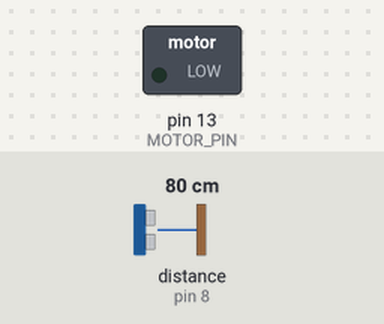
The sketch below on a simulated Arduino Uno, built with avr-gcc and run on an emulated ATmega328P. On the bench: switched loads named in the sketch (green lamp = pin HIGH). Wiring (inferred from the names in the program): ultrasonic range finder: trigger pin 9; echo pin 8. The test bench sets the inputs (shaded band); at power-on: distance to the obstacle (sensor on pin 8) 80 cm. The echo pulse lasts 58.3 µs per cm; pins used as bus, display or sensor lines are not drawn.

Above: at 1.2 s.
1.3 s: distance to the obstacle (sensor on pin 8) set to 23 cm
2.8 s: distance to the obstacle (sensor on pin 8) set to 18 cm
At 3.5 s:
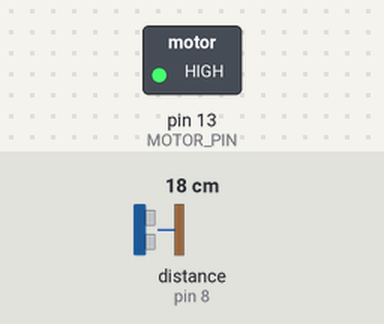
4.3 s: distance to the obstacle (sensor on pin 8) set to 35 cm
At 5.4 s:
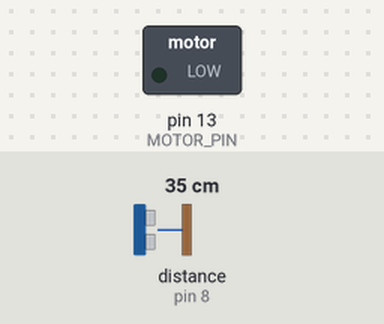
5.8 s: distance to the obstacle (sensor on pin 8) set to 2 cm
At 6.7 s:
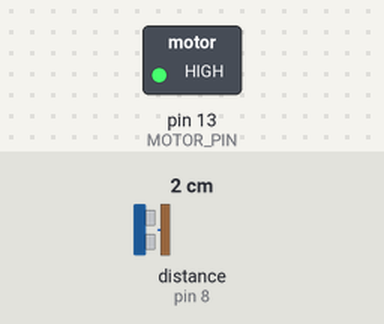
Timing chart, 0 to 8.3 s (numbered marks = the images above; inputs shaded):
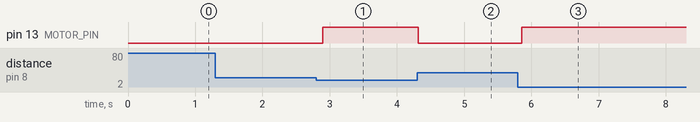

Measured:
- the behaviour switches between 21 and 20 cm on distance to the obstacle (sensor on pin 8) (found by bisection; images 0 and 1)
- after the input at 1.3 s, every drawn part: stays the same
- after the input at 2.8 s, pin 13 (MOTOR_PIN): LOW → HIGH after 0.10 s
- after the input at 4.3 s, pin 13 (MOTOR_PIN): HIGH → LOW at once
- after the input at 5.8 s, pin 13 (MOTOR_PIN): LOW → HIGH after 0.06 s

The sketch:

main.ino
```cpp
const int TRIG_PIN = 9;
const int ECHO_PIN = 8;
const int MOTOR_PIN = 13;

void setup() {
  pinMode(TRIG_PIN, OUTPUT);
  pinMode(ECHO_PIN, INPUT);
  pinMode(MOTOR_PIN, OUTPUT);
}

void loop() {
  digitalWrite(TRIG_PIN, LOW);
  delayMicroseconds(2);
  digitalWrite(TRIG_PIN, HIGH);
  delayMicroseconds(10);
  digitalWrite(TRIG_PIN, LOW);

  long duration = pulseIn(ECHO_PIN, HIGH);
  int distance = duration * 0.034 / 2;

  if (distance < 20) {
    digitalWrite(MOTOR_PIN, HIGH);
  } else {
    digitalWrite(MOTOR_PIN, LOW);
  }
  delay(100);
}
```
